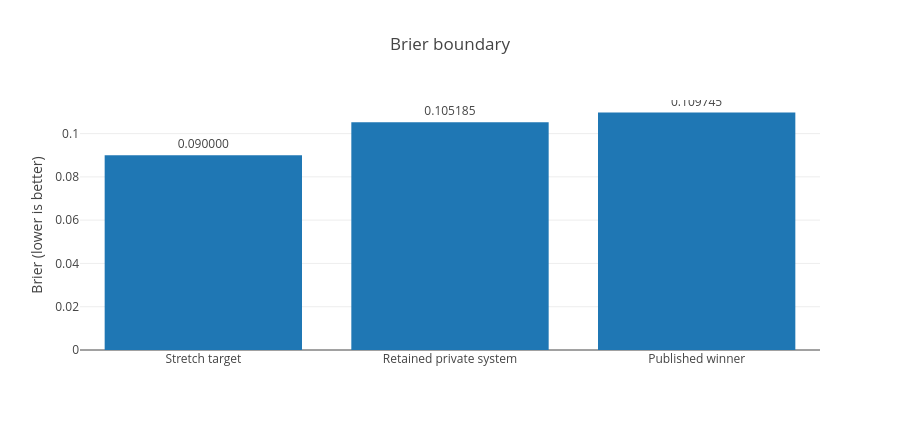

Notebook code for this chart:
### Markdown cell above
## 1. Research boundary
Lower Brier is better. The private research boundary is numerically below the published winner, but all 2026 comparisons are retrospective and benchmark-informed. The remaining work is treated as a capability-gap problem, not a leaderboard claim.

### Code cell
import plotly.graph_objects as go
fig=go.Figure(go.Bar(x=['Stretch target','Retained private system','Published 2026 winner'],y=[0.09,0.1051853186,0.1097454])); fig.show()

### Figure 1 — Plotly figure (JSON) as saved in the notebook; plotly's stock layout.template omitted (floating-point values rounded to 4 significant figures)
{"data": [{"type": "bar", "x": ["Stretch target", "Retained private system", "Published winner"], "y": [0.09, 0.1052, 0.1097], "text": ["0.090000", "0.105185", "0.109745"], "textposition": "outside"}], "layout": {"title": {"text": "Brier boundary"}, "yaxis": {"title": {"text": "Brier (lower is better)"}}, "height": 430}}
